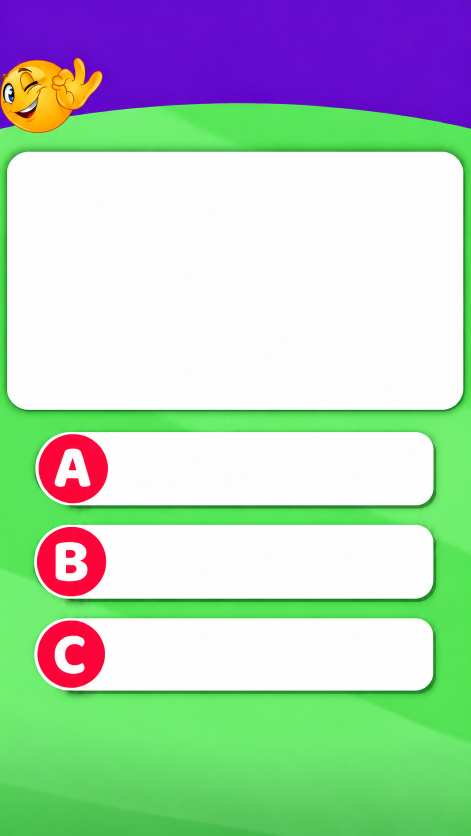
#> input picture quiz_verde_roxo.png, 941 x 1672 px (shown at 1/2 size)
$ python gerar_videos_quiz18.py
#> lines starting #> are read from the running program, lines starting #| are printed output that depends on the picture
from pathlib import Path
import argparse
import asyncio
import math
import os
import re
import shutil
import subprocess
import unicodedata

from PIL import Image, ImageDraw, ImageFont

from dados_quiz import LEGENDAS, QUIZZES

W, H = 1080, 1920
FPS = 30
ANIM_FPS = 20
VOICE = "pt-BR-AntonioNeural"
VOICE_RATE = "+10%"
ASSETS = Path(".")
IMAGENS = Path("imagens_perguntas")
SAIDA = Path("output_quiz18")
DRIVE_BASE = "destino:saida/Juh-Quiz-18"
PALETTES = (
    ("verde_roxo", "quiz_verde_roxo.png", "resultado_verde_roxo.png", (105, 28, 207)),
    ("azul_ciano", "quiz_azul_ciano.png", "resultado_azul_ciano.png", (20, 62, 255)),
    ("petroleo_turquesa", "quiz_petroleo_turquesa.png", "resultado_petroleo_turquesa.png", (0, 112, 117)),
    ("laranja_amarelo", "quiz_laranja_amarelo.png", "resultado_laranja_amarelo.png", (246, 111, 0)),
    ("vinho_coral", "quiz_vinho_coral.png", "resultado_vinho_coral.png", (119, 17, 61)),
)
PRETO = (14, 14, 18)
BRANCO = (255, 255, 255)
VERDE_CORRETA = (40, 190, 85)
LETRAS = ("A", "B", "C")

def executar(cmd):
    print(" ".join(map(str, cmd)), flush=True)
    subprocess.run(cmd, check=True)

def slug(texto):
    s = unicodedata.normalize("NFKD", texto)
    s = "".join(c for c in s if not unicodedata.combining(c))
    return re.sub(r"[^a-zA-Z0-9]+", "-", s).strip("-").lower() or "quiz"

def fonte(size, bold=False):
    paths = (
        ["/usr/share/fonts/truetype/dejavu/DejaVuSans-Bold.ttf",
         "/usr/share/fonts/truetype/liberation2/LiberationSans-Bold.ttf"]
        if bold else
        ["/usr/share/fonts/truetype/dejavu/DejaVuSans.ttf",
         "/usr/share/fonts/truetype/liberation2/LiberationSans-Regular.ttf"]
    )
    for path in paths:
        if Path(path).exists():
            return ImageFont.truetype(path, size)
    return ImageFont.load_default()

def line_height(draw, font):
    b = draw.textbbox((0, 0), "Ag", font=font)
    return b[3] - b[1]

def wrap_text(draw, text, font, max_width):
    words = str(text).split()
    lines, current = [], ""
    for word in words:
        candidate = word if not current else current + " " + word
        box = draw.textbbox((0, 0), candidate, font=font)
        if box[2] - box[0] <= max_width:
            current = candidate
        else:
            if current:
                lines.append(current)
            current = word
    if current:
        lines.append(current)
    return lines

def fit_lines(draw, text, max_width, max_height, max_size, min_size, max_lines):
    for size in range(max_size, min_size - 1, -2):
        font = fonte(size, bold=True)
        lines = wrap_text(draw, text, font, max_width)
        h = len(lines) * (line_height(draw, font) + 8)
        if len(lines) <= max_lines and h <= max_height:
            return font, lines
    font = fonte(min_size, bold=True)
    lines = wrap_text(draw, text, font, max_width)
    if len(lines) > max_lines:
        raise ValueError(f"Texto não cabe no layout sem cortes: {text}")
    return font, lines

def fundo_base(indice_tema):
    paleta = PALETTES[((indice_tema - 1) // 3) % len(PALETTES)]
    path = ASSETS / paleta[1]
    if not path.exists():
        raise FileNotFoundError(f"Template ausente: {path}")
    img = Image.open(path).convert("RGB")
    if img.size != (W, H):
        img = img.resize((W, H), Image.Resampling.LANCZOS)
    return img, paleta

def draw_centered_lines(draw, lines, font, center_x, y, fill, stroke_fill=None, stroke_width=0, gap=4):
    for line in lines:
        box = draw.textbbox((0, 0), line, font=font, stroke_width=stroke_width)
        width = box[2] - box[0]
        draw.text((center_x - width / 2, y), line, font=font, fill=fill,
                  stroke_width=stroke_width, stroke_fill=stroke_fill)
        y += line_height(draw, font) + gap
    return y

def desenhar_tema(img, tema, cor_tema):
    draw = ImageDraw.Draw(img)
    font, lines = fit_lines(draw, tema.upper(), 720, 145, 40, 24, 3)
    altura = len(lines) * (line_height(draw, font) + 5)
    y = max(10, 87 - altura / 2)
    draw_centered_lines(draw, lines, font, W // 2 + 150, int(y), BRANCO,
                        stroke_fill=(18, 18, 22), stroke_width=6, gap=4)

def resolver_imagem(pergunta):
    value = pergunta.get("imagem")
    if not value:
        return None
    path = Path(str(value).strip())
    candidates = [path]
    if not path.is_absolute() and path.parent == Path("."):
        candidates.append(IMAGENS / path)
    for candidate in candidates:
        if candidate.exists() and candidate.is_file():
            return candidate
    print(f"Imagem opcional não localizada; pergunta seguirá sem imagem: {value}", flush=True)
    return None

def desenhar_pergunta(indice_tema, tema, numero, pergunta):
    img, palette = fundo_base(indice_tema)
    cor_tema = palette[3]
    desenhar_tema(img, tema, cor_tema)
    draw = ImageDraw.Draw(img)

    # Cartão grande de pergunta (o cartão branco já vem do modelo Canva).
    qx1, qx2 = 66, 1014
    qtop, qbottom = 365, 930
    imagem_path = resolver_imagem(pergunta)
    question_max_height = 230 if imagem_path else 440
    qfont, qlines = fit_lines(draw, pergunta["pergunta"], qx2 - qx1 - 70,
                              question_max_height, 54 if imagem_path else 62, 30, 5)
    qline = line_height(draw, qfont) + 10
    total_qh = len(qlines) * qline
    qy = qtop + (question_max_height - total_qh) // 2
    underlines = []
    for line in qlines:
        box = draw.textbbox((0, 0), line, font=qfont)
        x = W // 2 - (box[2] - box[0]) / 2
        draw.text((x, qy), line, font=qfont, fill=PRETO)
        underline_y = qy + line_height(draw, qfont) + 8
        underlines.append((int(x), int(underline_y), int(x + box[2] - box[0]), int(underline_y)))
        qy += qline

    if imagem_path:
        figure = Image.open(imagem_path).convert("RGBA")
        figure.thumbnail((650, 300), Image.Resampling.LANCZOS)
        px = (W - figure.width) // 2
        py = min(qtop + 250, qbottom - figure.height - 18)
        img.paste(figure, (px, py), figure)

    # Alternativas nos três campos A/B/C do modelo; cada texto quebra em até 2 linhas.
    options = []
    rows = [(990, 1160), (1200, 1380), (1420, 1600)]
    for idx, alt in enumerate(pergunta["alternativas"]):
        top, bottom = rows[idx]
        text = str(alt)
        max_width = 690
        font, lines = fit_lines(draw, text, max_width, bottom - top - 28, 47, 28, 2)
        text_h = len(lines) * (line_height(draw, font) + 5)
        y = top + (bottom - top - text_h) // 2 - 2
        draw_centered_lines(draw, lines, font, 660, y, PRETO, gap=5)
        options.append({
            "row": (77, top, 1005, bottom),
            "index": idx,
            "lines": lines,
            "font": font,
            "text_y": y,
        })
    return img, underlines, options

# [103 lines left out: functions aplicar_sublinhado, desenhar_lapis, pintar_resposta, desenhar_tela_final, desenhar_contagem, not called in this run]

def criar_beep(path, dur=0.20, freq=880):
    executar(["ffmpeg", "-y", "-f", "lavfi", "-i",
              f"sine=frequency={freq}:sample_rate=48000:duration={dur}",
              "-ar", "48000", "-ac", "2", "-c:a", "libmp3lame", "-q:a", "4", str(path)])

async def _tts(texto, saida):
    import edge_tts
    await edge_tts.Communicate(texto, VOICE, rate=VOICE_RATE).save(str(saida))

def tts_salvar(texto, saida):
    saida.parent.mkdir(parents=True, exist_ok=True)
    asyncio.run(_tts(texto, saida))

def duracao_audio(path):
    result = subprocess.run(["ffprobe", "-v", "error", "-show_entries", "format=duration",
                             "-of", "default=noprint_wrappers=1:nokey=1", str(path)],
                            capture_output=True, text=True, check=True)
    return float(result.stdout.strip())

# [52 lines left out: functions criar_clipe_imagem, criar_clipe_animado, concatenar, criar_transicao, not called in this run]

def gerar_video_tema(indice_tema, tema, perguntas, legenda, lote_drive=None):
    paleta = PALETTES[((indice_tema - 1) // 3) % len(PALETTES)]
    print(f"Cor do modelo: {paleta[0]}", flush=True)
    pasta = SAIDA / f"{indice_tema:02d}_{slug(tema)}"
    if pasta.exists():
        shutil.rmtree(pasta)
    pasta.mkdir(parents=True, exist_ok=True)
    clipes, tela_anterior = [], None
    beep = pasta / "beep.mp3"
    criar_beep(beep)

    for q_idx, pergunta in enumerate(perguntas, start=1):
        base, strokes, options = desenhar_pergunta(indice_tema, tema, q_idx, pergunta)
        if tela_anterior is not None:
            clipes.append(criar_transicao(tela_anterior, base, pasta, q_idx))

        audio_q = pasta / f"q{q_idx:02d}_pergunta.mp3"
        tts_salvar(pergunta["pergunta"], audio_q)
        qdur = duracao_audio(audio_q) + 0.75
        frames_q = pasta / f"frames_q{q_idx:02d}"
        frames_q.mkdir(parents=True, exist_ok=True)
        total = max(18, int(math.ceil(qdur * ANIM_FPS)))
        for fidx in range(total):
            progress = fidx / max(1, total - 1)
            frame, (tip_x, tip_y) = aplicar_sublinhado(base.copy(), strokes, progress, paleta[3])
            frame = desenhar_lapis(frame, tip_x - 18, tip_y - 34)
            frame.save(frames_q / f"frame_{fidx:04d}.jpg", quality=92)
        clip_q = pasta / f"{q_idx:02d}_pergunta.mp4"
        criar_clipe_animado(frames_q, qdur, clip_q, audio_q)
        clipes.append(clip_q)
        marcada, _ = aplicar_sublinhado(base.copy(), strokes, 1.0, paleta[3])

        for numero in (3, 2, 1):
            png = pasta / f"q{q_idx:02d}_count_{numero}.png"
            desenhar_contagem(marcada, numero).save(png)
            clip = pasta / f"{q_idx:02d}_count_{numero}.mp4"
            criar_clipe_imagem(png, 0.78, clip, beep)
            clipes.append(clip)

        correta = int(pergunta["correta"])
        resposta = pergunta["alternativas"][correta]
        audio_a = pasta / f"q{q_idx:02d}_resposta.mp3"
        tts_salvar(f"A resposta correta é: {resposta}.", audio_a)
        adur = duracao_audio(audio_a) + 0.70
        frames_a = pasta / f"frames_a{q_idx:02d}"
        frames_a.mkdir(parents=True, exist_ok=True)
        total_a = max(14, int(math.ceil(adur * ANIM_FPS)))
        for fidx in range(total_a):
            p = fidx / max(1, total_a - 1)
            answer_frame = pintar_resposta(marcada.copy(), options[correta], min(1.0, p * 2.4))
            answer_frame.save(frames_a / f"frame_{fidx:04d}.jpg", quality=92)
        clip_a = pasta / f"{q_idx:02d}_resposta.mp4"
        criar_clipe_animado(frames_a, adur, clip_a, audio_a)
        clipes.append(clip_a)
        tela_anterior = pintar_resposta(marcada.copy(), options[correta], 1.0)

    final_img, paleta = desenhar_tela_final(indice_tema, tema)
    final_png = pasta / "final.png"
    final_img.save(final_png)
    final_clip = pasta / "99_final.mp4"

    final_audio = pasta / "99_final.mp3"
    tts_salvar("Quantas você acertou?", final_audio)
    final_duration = max(2.2, duracao_audio(final_audio) + 0.35)
    criar_clipe_imagem(final_png, final_duration, final_clip, final_audio)
    clipes.append(final_clip)

    saida = SAIDA / f"{indice_tema:02d}_{slug(tema)}.mp4"
    concatenar(clipes, saida)
    arquivo_legenda = saida.with_suffix(".txt")
    arquivo_legenda.write_text(f"CAPA_SEGUNDOS=2\n\n{legenda.strip()}\n", encoding="utf-8")
    print(f"Gerado: {saida}", flush=True)

    token = os.getenv("RCLONE_CONFIG_DESTINO_TOKEN", "").strip()
    if lote_drive is not None and token:
        for arquivo in (saida, arquivo_legenda):
            executar(["rclone", "copyto", str(arquivo),
                      f"{DRIVE_BASE}/execucao-{lote_drive}/{arquivo.name}"])
    elif lote_drive is not None:
        print("RCLONE_DRIVE_TOKEN ausente; MP4/TXT ficam no artefato do GitHub.", flush=True)

def main():
    parser = argparse.ArgumentParser(description="Gera vídeos Juh Quiz com layout Canva.")
    parser.add_argument("--enviar-drive", action="store_true")
    parser.add_argument("--lote", default=None)
    args = parser.parse_args()
    lote = (args.lote or "manual") if args.enviar_drive else None
    if not QUIZZES:
        raise RuntimeError("O dicionário QUIZZES está vazio.")
    SAIDA.mkdir(parents=True, exist_ok=True)
    for indice, (tema, perguntas) in enumerate(QUIZZES.items(), start=1):
        if not perguntas:
            continue
        if len(perguntas) > 5:
            raise ValueError(f'O tema "{tema}" passou do limite de 5 perguntas.')
        for pergunta in perguntas:
            if len(pergunta.get("alternativas", [])) != 3:
                raise ValueError(f'O tema "{tema}" precisa ter exatamente 3 alternativas por pergunta.')
            if int(pergunta.get("correta", -1)) not in (0, 1, 2):
                raise ValueError(f'O tema "{tema}" possui índice "correta" inválido.')
        legenda = LEGENDAS.get(tema, "").strip()
        if not legenda:
            raise ValueError(f'Não há legenda cadastrada para o tema "{tema}".')
        gerar_video_tema(indice, tema, perguntas, legenda, lote)
#> in fundo_base, img is the input picture: PIL image 941x1672 RGB; mean R, G, B 178, 205.4, 184.3
#> in desenhar_pergunta, `img, palette = fundo_base(indice_tema)`: palette = ('verde_roxo', 'quiz_verde_roxo.png', 'resultado_verde_roxo.png', (105, 28, 207))
#> in desenhar_pergunta, `cor_tema = palette[3]`: cor_tema = (105, 28, 207)
#> in desenhar_tema, `font, lines = fit_lines(draw, tema.upper(), 720, 145, 40, 24, 3)`: lines = ['CANDIDATO A PLANETA ANÃO', 'ALÉM DE PLUTÃO']
#> in desenhar_tema, `altura = len(lines) * (line_height(draw, font) + 5)`: altura = 86
#> in desenhar_tema, `y = max(10, 87 - altura / 2)`: y = 44
#> the loop in draw_centered_lines, `for line in lines:` made 2 passes
#> (line, box, width, b in line_height, y) on passes 1 to 2: ('CANDIDATO A PLANETA ANÃO', (-6, -5, 674, 44), 680, (0, 9, 60, 47), 86), ('ALÉM DE PLUTÃO', (-6, -5, 393, 44), 399, (0, 9, 60, 47), 128)
#> after the loop in draw_centered_lines, `for line in lines:`: y = 128
#> in desenhar_pergunta, `desenhar_tema(img, tema, cor_tema)`:
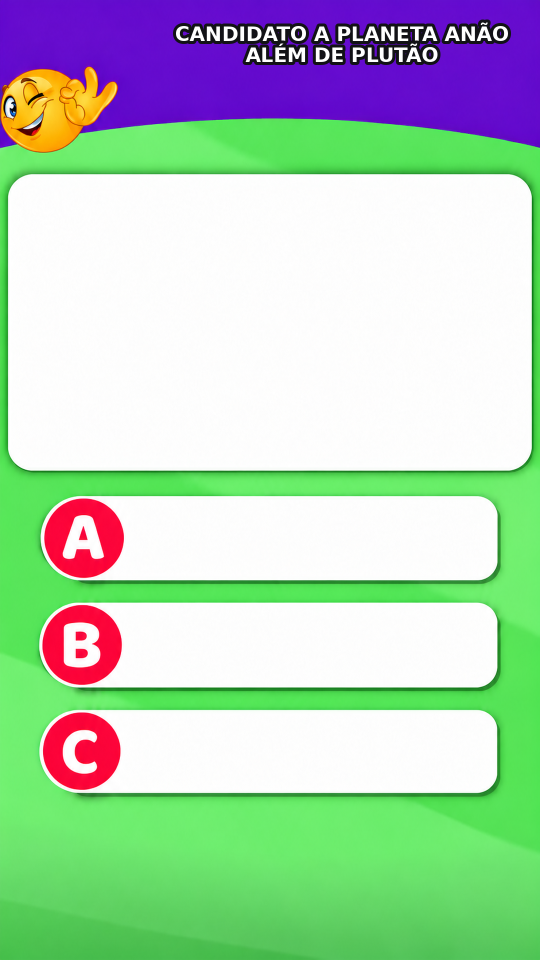
#> img: PIL image 1080x1920 RGB (shown at 1/2 size); mean R, G, B 178.1, 207.2, 182.4
#> in desenhar_pergunta, `qfont, qlines = fit_lines(draw, pergunta["pergunta"], qx2 - qx1 - 70, ..`: qlines = ['Que região do Sistema', 'Solar está sendo', 'estudada para encontrar', 'objetos como o 2026', 'ED138?']
#> in desenhar_pergunta, `qline = line_height(draw, qfont) + 10`: qline = 68
#> in desenhar_pergunta, `total_qh = len(qlines) * qline`: total_qh = 340
#> in desenhar_pergunta, `qy = qtop + (question_max_height - total_qh) // 2`: qy = 415
#> the loop in desenhar_pergunta, `for line in qlines:` made 5 passes
#> (line, box, x, underline_y, qy) on passes 1 to 5: ('Que região do Sistema', (0, 8, 794, 71), 143, 481, 483), ('Solar está sendo', (0, 8, 585, 59), 247.5, 549, 551), ('estudada para encontrar', (0, 11, 870, 71), 105, 617, 619), ('objetos como o 2026', (0, 11, 726, 71), 177, 685, 687), ('ED138?', (0, 12, 259, 59), 410.5, 753, 755)
#> after the loop in desenhar_pergunta, `for line in qlines:`: qy = 755; underlines = [(143, 481, 937, 481), (247, 549, 832, 549), (105, 617, 975, 617), (177, 685, 903, 685), (410, 753, 669, 753)]
#> the loop in desenhar_pergunta, `for idx, alt in enumerate(pergunta["alternativas"]):` made 3 passes
#> (lines, text_h, y) on passes 1 to 3: (['A região além da órbita', 'de Netuno'], 98, 1024), (['A superfície do Sol'], 49, 1263), (['O centro da Terra'], 49, 1483)
#> after the loop in desenhar_pergunta, `for idx, alt in enumerate(pergunta["alternativas"]):`: options = 3 items
#> in gerar_video_tema, `base, strokes, options = desenhar_pergunta(indice_tema, tema, q_idx, p..`:
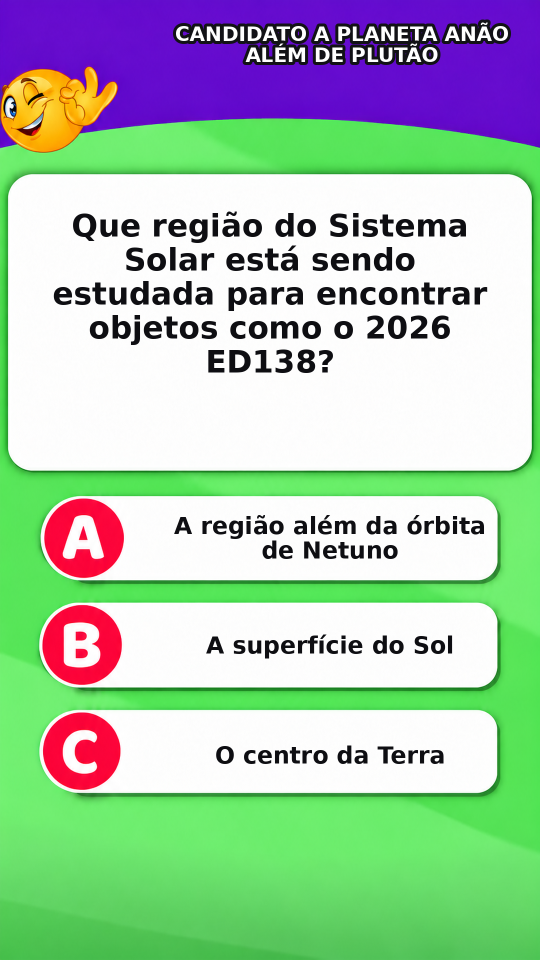
#> base: PIL image 1080x1920 RGB (shown at 1/2 size); mean R, G, B 167.8, 196.8, 172.3
#> in gerar_video_tema, `base, strokes, options = desenhar_pergunta(indice_tema, tema, q_idx, p..`: strokes has the same summary as underlines in desenhar_pergunta
#> (the call stopped at `async def _tts(texto, saida): import edge_tts await edge_tts.Communica..`: edge_tts is not available in this run)
#> (the call stopped at in duracao_audio, `result = subprocess.run(["ffprobe", "-v", "error", "-show_entries", "f..`: subprocess is not available in this run)
    print("Todos os vídeos foram gerados.", flush=True)

if __name__ == "__main__":
#> (the run stopped early here; a loop or call above may not have finished)
